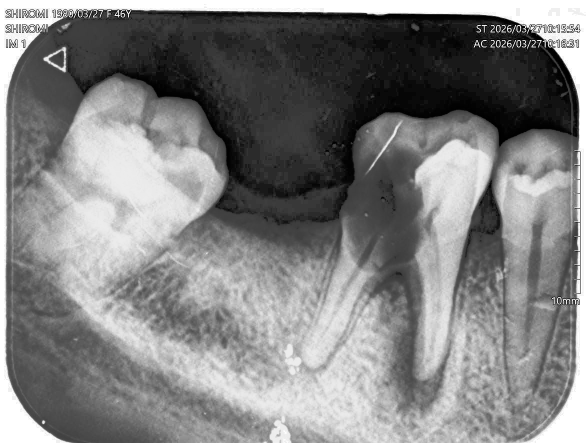
#> input picture data/abscess/raw/HistogramEqualized/ab15.jpg, 1171 x 886 px (shown at 1/2 size)
$ python -i fracture_preprocess.py   (imports and definitions only)
#> lines starting #> are read from the running program, lines starting #| are printed output that depends on the picture
#> further down, picture is the input picture: shape (886, 1171, 3); min 0, max 255, mean 128.8
import cv2
import numpy as np

from src.common.preprocessing.base_preprocess_2 import (
    base_preprocess,
    base_preprocess_image,
)


def to_uint8(img_float):
    """
    Convert normalized float image 0-1 into uint8 0-255.
    """
    return np.clip(img_float * 255, 0, 255).astype(np.uint8)
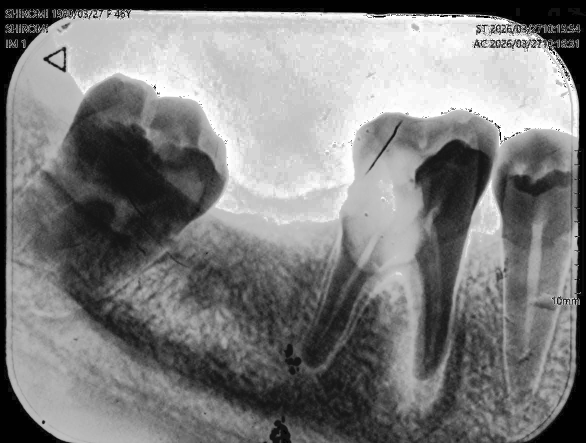
#> returned value: shape (886, 1171, 3) (shown at 1/2 size); min 0, max 255, mean 126.4


def gamma_brighten(img_uint8, gamma=0.75):
    """
    Brighten darker bone regions without over-brightening the tooth.
    gamma < 1 brightens the image.
    gamma > 1 darkens the image.
    """
#> called with gamma = 0.75

    img_float = img_uint8.astype(np.float32) / 255.0

    corrected = np.power(img_float, gamma)
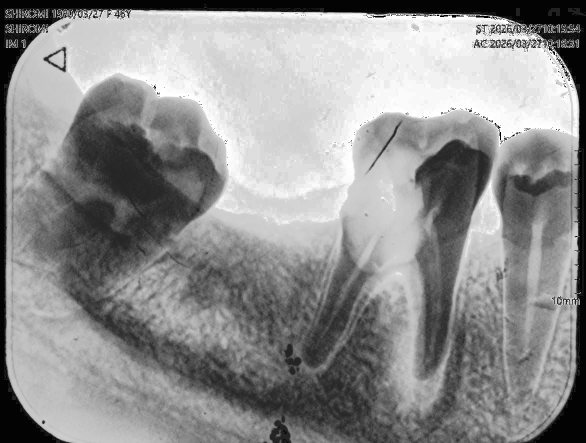
#> corrected: shape (886, 1171, 3) float32 (shown at 1/2 size); min 0, max 1, mean 0.565

    return np.clip(corrected * 255, 0, 255).astype(np.uint8)


def apply_mild_clahe(img_uint8, clip_limit=1.5, tile_grid_size=(8, 8)):
    """
    Mild CLAHE.
    Strong CLAHE makes bone trabeculae too dark/noisy.
    Use low clip_limit for dental X-rays.
    """

    clahe = cv2.createCLAHE(
        clipLimit=clip_limit,
        tileGridSize=tile_grid_size
    )

#> (the run stopped early here; a loop or call above may not have finished)

$ run again, on data/abscess/raw/HistogramEqualized/ab6.jpg
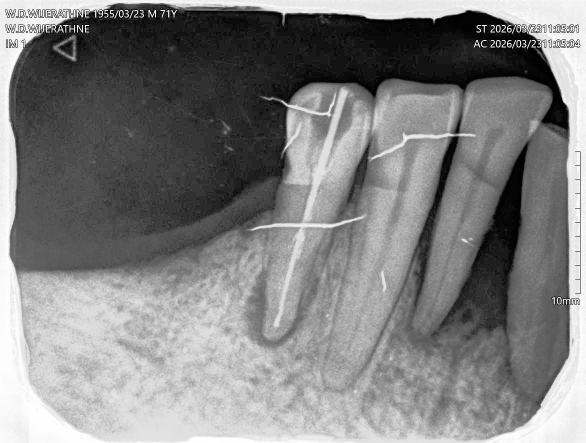
#> input picture data/abscess/raw/HistogramEqualized/ab6.jpg, 1171 x 886 px (shown at 1/2 size)
#> picture is the input picture: shape (886, 1171, 3); min 0, max 255, mean 128.3
#> in to_uint8, `return np.clip(img_float * 255, 0, 255).astype(np.uint8)`:
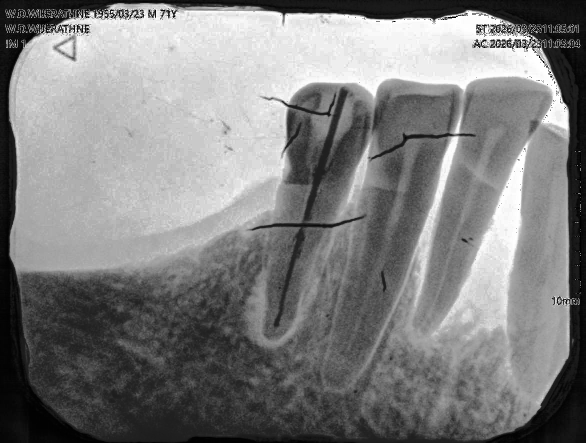
#> returned value: shape (886, 1171, 3) (shown at 1/2 size); min 0, max 255, mean 126.9
#> in gamma_brighten, `corrected = np.power(img_float, gamma)`:
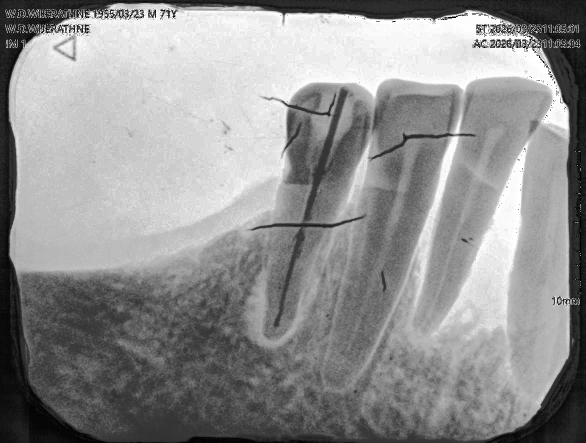
#> corrected: shape (886, 1171, 3) float32 (shown at 1/2 size); min 0, max 1, mean 0.569
